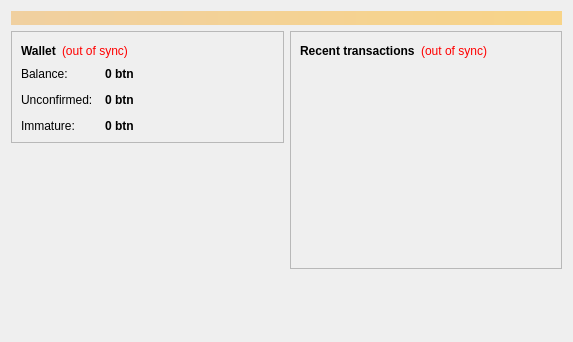
<?xml version="1.0" encoding="UTF-8"?>
<ui version="4.0">
 <class>OverviewPage</class>
 <widget class="QWidget" name="OverviewPage">
  <property name="geometry">
   <rect>
    <x>0</x>
    <y>0</y>
    <width>573</width>
    <height>342</height>
   </rect>
  </property>
  <property name="windowTitle">
   <string>Form</string>
  </property>
  <layout class="QVBoxLayout" name="topLayout">
   <item>
    <widget class="QLabel" name="labelAlerts">
     <property name="visible">
      <bool>false</bool>
     </property>
     <property name="styleSheet">
      <string notr="true">background-color: qlineargradient(x1: 0, y1: 0, x2: 1, y2: 0, stop:0 #F0D0A0, stop:1 #F8D488); color:#000000;</string>
     </property>
     <property name="wordWrap">
      <bool>true</bool>
     </property>
     <property name="margin">
      <number>3</number>
     </property>
    </widget>
   </item>
   <item>
    <layout class="QHBoxLayout" name="horizontalLayout" stretch="1,1">
     <item>
      <layout class="QVBoxLayout" name="verticalLayout_2">
       <item>
        <widget class="QFrame" name="frame">
         <property name="frameShape">
          <enum>QFrame::StyledPanel</enum>
         </property>
         <property name="frameShadow">
          <enum>QFrame::Raised</enum>
         </property>
         <layout class="QVBoxLayout" name="verticalLayout_4">
          <item>
           <layout class="QHBoxLayout" name="horizontalLayout_4">
            <item>
             <widget class="QLabel" name="label_5">
              <property name="font">
               <font>
                <weight>75</weight>
                <bold>true</bold>
               </font>
              </property>
              <property name="text">
               <string>Wallet</string>
              </property>
             </widget>
            </item>
            <item>
             <widget class="QLabel" name="labelWalletStatus">
              <property name="toolTip">
               <string>The displayed information may be out of date. Your wallet automatically synchronizes with the Bostoncoin network after a connection is established, but this process has not completed yet.</string>
              </property>
              <property name="styleSheet">
               <string notr="true">QLabel { color: red; }</string>
              </property>
              <property name="text">
               <string notr="true">(out of sync)</string>
              </property>
              <property name="alignment">
               <set>Qt::AlignLeading|Qt::AlignLeft|Qt::AlignVCenter</set>
              </property>
             </widget>
            </item>
            <item>
             <spacer name="horizontalSpacer_2">
              <property name="orientation">
               <enum>Qt::Horizontal</enum>
              </property>
              <property name="sizeHint" stdset="0">
               <size>
                <width>40</width>
                <height>20</height>
               </size>
              </property>
             </spacer>
            </item>
           </layout>
          </item>
          <item>
           <layout class="QFormLayout" name="formLayout_2">
            <property name="fieldGrowthPolicy">
             <enum>QFormLayout::AllNonFixedFieldsGrow</enum>
            </property>
            <property name="horizontalSpacing">
             <number>12</number>
            </property>
            <property name="verticalSpacing">
             <number>12</number>
            </property>
            <item row="0" column="0">
             <widget class="QLabel" name="label">
              <property name="text">
               <string>Balance:</string>
              </property>
             </widget>
            </item>
            <item row="0" column="1">
             <widget class="QLabel" name="labelBalance">
              <property name="font">
               <font>
                <weight>75</weight>
                <bold>true</bold>
               </font>
              </property>
              <property name="cursor">
               <cursorShape>IBeamCursor</cursorShape>
              </property>
              <property name="toolTip">
               <string>Your current balance</string>
              </property>
              <property name="text">
               <string notr="true">0 btn</string>
              </property>
              <property name="textInteractionFlags">
               <set>Qt::LinksAccessibleByMouse|Qt::TextSelectableByKeyboard|Qt::TextSelectableByMouse</set>
              </property>
             </widget>
            </item>
            <item row="1" column="0">
             <widget class="QLabel" name="label_3">
              <property name="text">
               <string>Unconfirmed:</string>
              </property>
             </widget>
            </item>
            <item row="1" column="1">
             <widget class="QLabel" name="labelUnconfirmed">
              <property name="font">
               <font>
                <weight>75</weight>
                <bold>true</bold>
               </font>
              </property>
              <property name="cursor">
               <cursorShape>IBeamCursor</cursorShape>
              </property>
              <property name="toolTip">
               <string>Total of transactions that have yet to be confirmed, and do not yet count toward the current balance</string>
              </property>
              <property name="text">
               <string notr="true">0 btn</string>
              </property>
              <property name="textInteractionFlags">
               <set>Qt::LinksAccessibleByMouse|Qt::TextSelectableByKeyboard|Qt::TextSelectableByMouse</set>
              </property>
             </widget>
            </item>
            <item row="2" column="0">
             <widget class="QLabel" name="labelImmatureText">
              <property name="text">
               <string>Immature:</string>
              </property>
             </widget>
            </item>
            <item row="2" column="1">
             <widget class="QLabel" name="labelImmature">
              <property name="font">
               <font>
                <weight>75</weight>
                <bold>true</bold>
               </font>
              </property>
              <property name="toolTip">
               <string>Mined balance that has not yet matured</string>
              </property>
              <property name="text">
               <string notr="true">0 btn</string>
              </property>
              <property name="textInteractionFlags">
               <set>Qt::LinksAccessibleByMouse|Qt::TextSelectableByKeyboard|Qt::TextSelectableByMouse</set>
              </property>
             </widget>
            </item>
           </layout>
          </item>
         </layout>
        </widget>
       </item>
       <item>
        <spacer name="verticalSpacer">
         <property name="orientation">
          <enum>Qt::Vertical</enum>
         </property>
         <property name="sizeHint" stdset="0">
          <size>
           <width>20</width>
           <height>40</height>
          </size>
         </property>
        </spacer>
       </item>
      </layout>
     </item>
     <item>
      <layout class="QVBoxLayout" name="verticalLayout_3">
       <item>
        <widget class="QFrame" name="frame_2">
         <property name="frameShape">
          <enum>QFrame::StyledPanel</enum>
         </property>
         <property name="frameShadow">
          <enum>QFrame::Raised</enum>
         </property>
         <layout class="QVBoxLayout" name="verticalLayout">
          <item>
           <layout class="QHBoxLayout" name="horizontalLayout_2">
            <item>
             <widget class="QLabel" name="label_4">
              <property name="text">
               <string>&lt;b&gt;Recent transactions&lt;/b&gt;</string>
              </property>
             </widget>
            </item>
            <item>
             <widget class="QLabel" name="labelTransactionsStatus">
              <property name="toolTip">
               <string>The displayed information may be out of date. Your wallet automatically synchronizes with the Bostoncoin network after a connection is established, but this process has not completed yet.</string>
              </property>
              <property name="styleSheet">
               <string notr="true">QLabel { color: red; }</string>
              </property>
              <property name="text">
               <string notr="true">(out of sync)</string>
              </property>
              <property name="alignment">
               <set>Qt::AlignRight|Qt::AlignTrailing|Qt::AlignVCenter</set>
              </property>
             </widget>
            </item>
            <item>
             <spacer name="horizontalSpacer">
              <property name="orientation">
               <enum>Qt::Horizontal</enum>
              </property>
              <property name="sizeHint" stdset="0">
               <size>
                <width>40</width>
                <height>20</height>
               </size>
              </property>
             </spacer>
            </item>
           </layout>
          </item>
          <item>
           <widget class="QListView" name="listTransactions">
            <property name="styleSheet">
             <string notr="true">QListView { background: transparent; }</string>
            </property>
            <property name="frameShape">
             <enum>QFrame::NoFrame</enum>
            </property>
            <property name="verticalScrollBarPolicy">
             <enum>Qt::ScrollBarAlwaysOff</enum>
            </property>
            <property name="horizontalScrollBarPolicy">
             <enum>Qt::ScrollBarAlwaysOff</enum>
            </property>
            <property name="selectionMode">
             <enum>QAbstractItemView::NoSelection</enum>
            </property>
           </widget>
          </item>
         </layout>
        </widget>
       </item>
       <item>
        <spacer name="verticalSpacer_2">
         <property name="orientation">
          <enum>Qt::Vertical</enum>
         </property>
         <property name="sizeHint" stdset="0">
          <size>
           <width>20</width>
           <height>40</height>
          </size>
         </property>
        </spacer>
       </item>
      </layout>
     </item>
    </layout>
   </item>
  </layout>
 </widget>
 <resources/>
 <connections/>
</ui>
